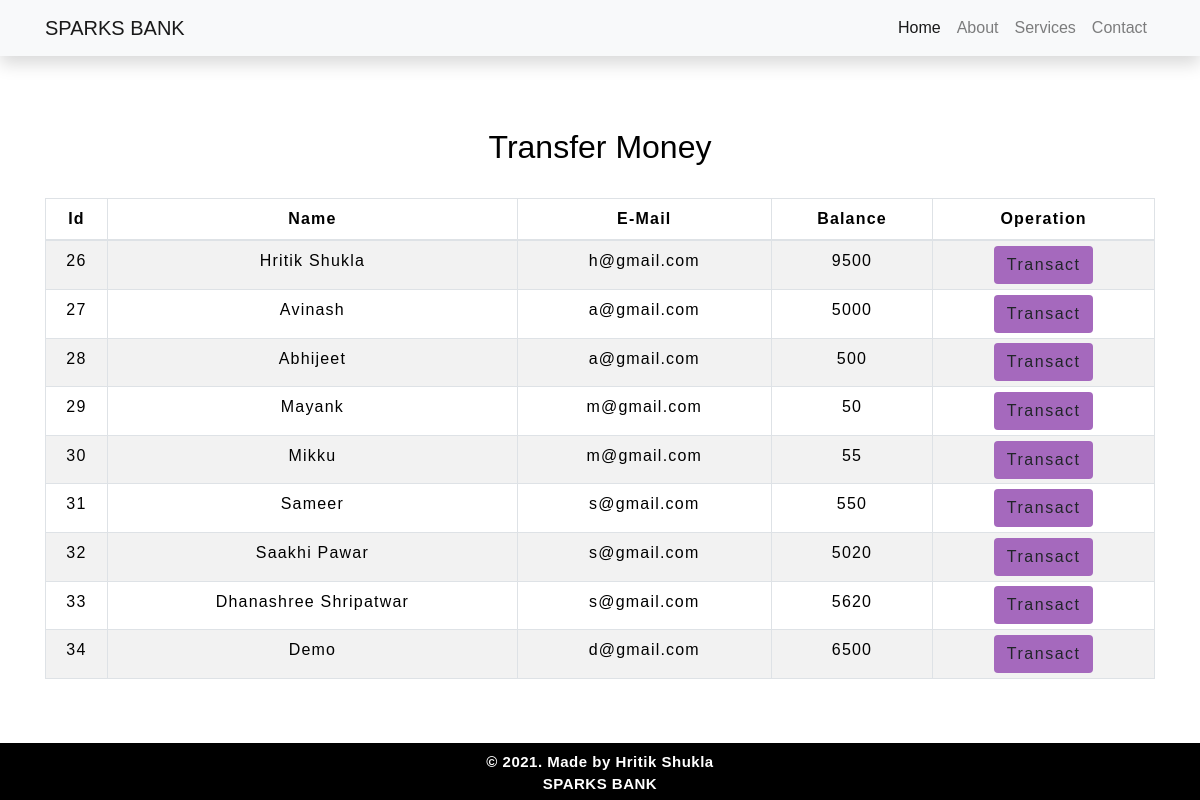
The app's page /transfermoney.php with its own data.
### tables this page shows
CREATE TABLE `users` (
  `id` int(3) NOT NULL,
  `name` text NOT NULL,
  `email` varchar(30) NOT NULL,
  `balance` int(8) NOT NULL
);

### transfermoney.php (the view, shortened to what this page needs)
<!DOCTYPE html>
<html lang="en">
<head>
    <link rel="stylesheet" href="https://maxcdn.bootstrapcdn.com/bootstrap/4.0.0/css/bootstrap.min.css">
    <link rel="stylesheet" type="text/css" href="css/table.css">
    <link rel="stylesheet" type="text/css" href="css/navbar.css">
</head>
<body style="background-color : #ffffff;">
<?php
    include 'config.php';
    $sql = "SELECT * FROM users";
    $result = mysqli_query($conn,$sql);
?>
<?php
  include 'navbar.php';
?>
<div class="container">
        <h2 class="text-center pt-4" style="color : black;">Transfer Money</h2>
        <br>
            <div class="row">
                <div class="col">
                    <div class="table-responsive-sm">
                    <table class="table table-hover table-sm table-striped table-condensed table-bordered" style="border-color:black;">
                        <thead style="color : black;">
                            <tr>
                            <th scope="col" class="text-center py-2">Id</th>
                            <th scope="col" class="text-center py-2">Name</th>
                            <th scope="col" class="text-center py-2">E-Mail</th>
                            <th scope="col" class="text-center py-2">Balance</th>
                            <th scope="col" class="text-center py-2">Operation</th>
                            </tr>
                        </thead>
                        <tbody>
                <?php
                    while($rows=mysqli_fetch_assoc($result)){
                ?>
                    <tr style="color : black;">
                        <td class="py-2"><?php echo $rows['id'] ?></td>
                        <td class="py-2"><?php echo $rows['name']?></td>
                        <td class="py-2"><?php echo $rows['email']?></td>
                        <td class="py-2"><?php echo $rows['balance']?></td>
                        <td><a href="selecteduserdetail.php?id= <?php echo $rows['id'] ;?>"> <button type="button" class="btn" style="background-color : #A569BD;">Transact</button></a></td>
                    </tr>
                <?php
                    }
                ?>
                        </tbody>
                    </table>
                    </div>
                </div>
            </div>
         </div>
         <footer class="text-center mt-5 py-2" style = "background-color: #000000";>
        <p style = "color: white";> <strong>&copy 2021. Made by <b> Hritik Shukla</b><br>  SPARKS BANK <br></strong></p>
         </footer>
</body>
</html>

### navbar.php (shortened to what this page needs)
<html>
    <head>
        <link rel="stylesheet" type="text/css" href="css/style.css">
<link rel="stylesheet" href="https://maxcdn.bootstrapcdn.com/bootstrap/4.5.2/css/bootstrap.min.css">
        <body>
            <header class="header">
            <div class="bg">
<nav class="navbar navbar-expand-lg navbar-light bg-light static-top mb-5 shadow">
  <div class="container">
    <a class="navbar-brand" href="#"> SPARKS BANK</a>
    <div class="collapse navbar-collapse" id="navbarResponsive">
      <ul class="navbar-nav ml-auto">
        <li class="nav-item active">
          <a class="nav-link" href="#">Home
              </a>
        </li>
        <li class="nav-item">
          <a class="nav-link" href="#">About</a>
        </li>
        <li class="nav-item">
          <a class="nav-link" href="#">Services</a>
        </li>
        <li class="nav-item">
          <a class="nav-link" href="#">Contact</a>
        </li>
      </ul>
    </div>
  </div>
</nav>

### table.css (style rules this page uses)
* { padding: 0; margin: 0; box-sizing: border-box; font-family: sans-serif; }
h2 { font-size: 40px; }
table { letter-spacing: 1.2px; }
td { text-align: center; }
button { border:none; background: #d9d9d9; transition: 1s; }

### navbar.css (style rules this page uses)
* { margin:0; padding:0; }
body { -webkit-background-size: cover; -moz-background-size: cover; background-size: cover; -o-background-size: cover; background-color: rgb(248, 241, 145); }

### style.css (style rules this page uses)
* { padding: 0; margin: 0; box-sizing: border-box; font-family: sans-serif; }
button { border:none; border-radius: 8px; padding: 10px; background:#c4dee0; color:white; letter-spacing: 1.5px; font-size: 15px; transition: 0.5s; }
footer { color:#586776; background-color:#EAF0F1; letter-spacing: 0.5px; }
footer p { margin: 0; font-size: 15px; }

### transfermoney.php (style rules this page uses)
button { transition: 1.5s; }

### records on screen
users: id "26", name "Hritik Shukla", email "h@gmail.com", balance "9500"
users: id "27", name "Avinash", email "a@gmail.com", balance "5000"
users: id "28", name "Abhijeet", email "a@gmail.com", balance "500"
users: id "29", name "Mayank", email "m@gmail.com", balance "50"
users: id "30", name "Mikku", email "m@gmail.com", balance "55"
users: id "31", name "Sameer", email "s@gmail.com", balance "550"
users: id "32", name "Saakhi Pawar", email "s@gmail.com", balance "5020"
users: id "33", name "Dhanashree Shripatwar", email "s@gmail.com", balance "5620"
users: id "34", name "Demo", email "d@gmail.com", balance "6500"
